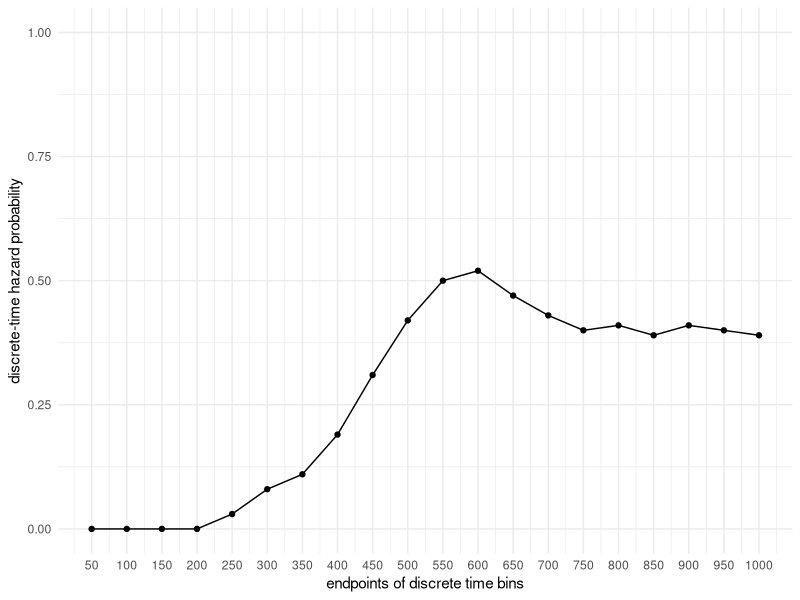

Write R code to recreate this figure.
## ---- chunk 1
knitr::opts_chunk$set(echo = TRUE)
## ---- chunk 2
library(tidyverse)
theme_set(theme_minimal())
set.seed(4567)
## ---- chunk 3
followup <- 1000 # length of data collection period in ms for each trial
nr_bins  <- 20
bin_width <- followup/nr_bins
bin_endpoints <- (1:nr_bins)*bin_width

hazard_cond1 <- c(0, 0, 0, 0, 0.03, 0.08, 0.11, 0.19, 0.31, 0.42, 0.50, 0.52, 0.47, 0.43, 0.40, 0.41, 0.39, 0.41, 0.40, 0.39)

data_h <- tibble(hazard = hazard_cond1, time = bin_endpoints)
p1 <-ggplot(data_h, aes(x = time, y = hazard)) +
  geom_line() + geom_point() +
  scale_x_continuous(breaks = bin_endpoints) +
  scale_y_continuous(limits = c(0,1)) +
  xlab("endpoints of discrete time bins") +
  ylab("discrete-time hazard probability")
p1
## ---- chunk 4
sim_haz <- function(hazF){
  n = length(hazF)
  bin_counter = 0
  event_occured = F
  data <- c()
  while(bin_counter < n & event_occured == F){
   bin_counter <- bin_counter + 1  
   flip <- runif(1,0,1) # draw a random number from [0,1] 
   if(flip > hazF[bin_counter]){
     data[bin_counter] <- 0
   } else {
     data[bin_counter] <- 1
     event_occured <- T
   }
  }
  return(data) 
}
## ---- chunk 5
test <- sim_haz(hazard_cond1)
test
